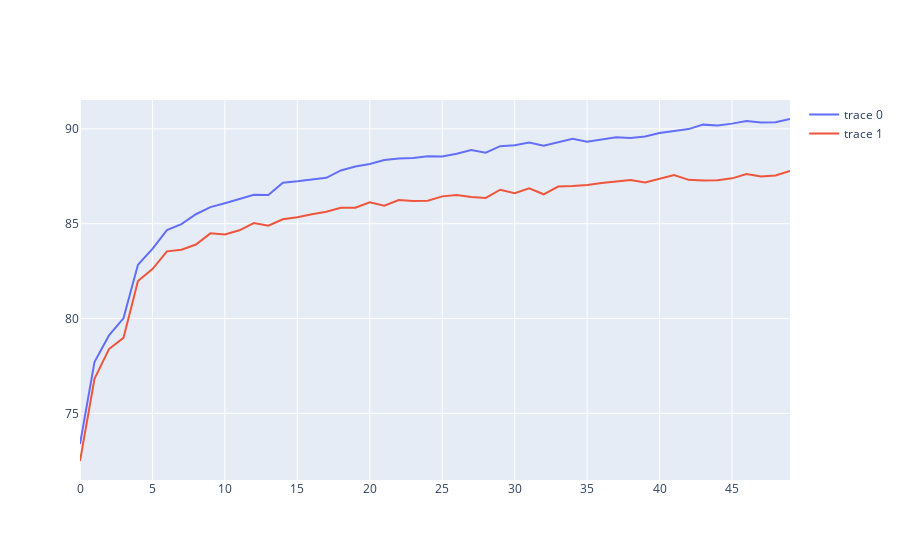

The notebook cell saved with this chart:
### Code cell
fig = go.Figure()

fig.add_trace(go.Scatter(
    x= list(range(len(accuracy_train_list))),
    y=accuracy_train_list,
))
fig.add_trace(go.Scatter(
    x= list(range(len(accuracy_test_list))),
    y=accuracy_test_list,

))

fig.show()
